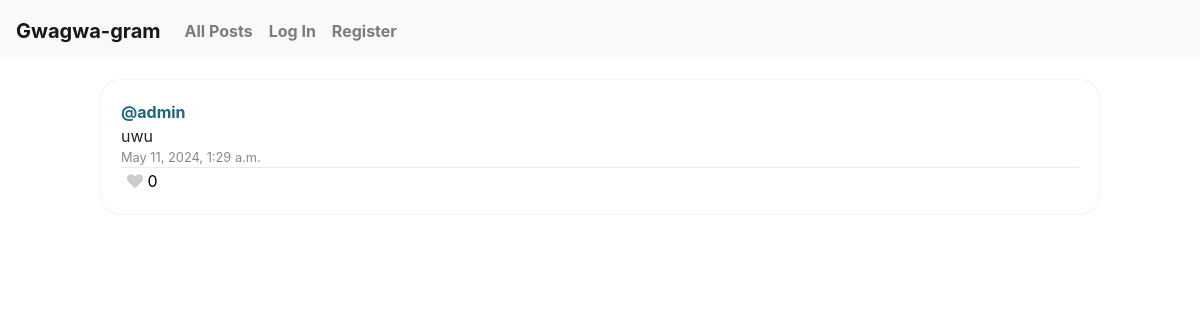
The app's page /post/18, older data.
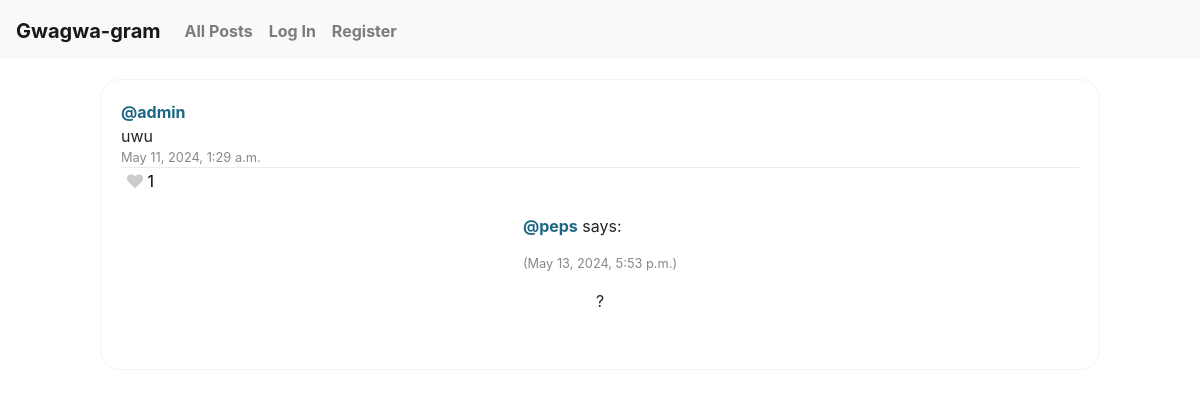
The same page, newer data.
### network/models.py (models this page shows, shortened)
class Post(models.Model):
    user = models.ForeignKey(User, on_delete=models.CASCADE, null=True, blank=True, related_name="author_post")
    content = models.CharField(max_length=280)
    date = models.DateTimeField(auto_now_add=True)

class User(AbstractUser):
    pass

class Comment(models.Model):
    author = models.ForeignKey(User, on_delete=models.CASCADE, null=True, blank=True, related_name="author_comment")
    content = models.CharField(max_length=100)
    post = models.ForeignKey(Post, on_delete=models.CASCADE, null=True, blank=True, related_name="post_comment")
    date = models.DateTimeField(auto_now_add=True)

### network/views.py (the view)
# urls.py: path("post/<int:id>", views.post, name="post"),
def post(request, id):
    post = get_object_or_404(Post, id=id)
    comments = Comment.objects.filter(post=post).order_by("-date")
    if request.user.is_authenticated:
        liked = set(Like.objects.filter(user=request.user).values_list('post_id', flat=True))
    else:
        liked = []
    if request.method == "POST":
        if 'post-comment' in request.POST:
            return comment(request, id=id)
    return render(request, "network/singlepost.html", {
        "post": post,
        "comments": comments,
        "liked": liked    })

### network/templates/network/singlepost.html (shortened to what this page needs)
{% extends "network/layout.html" %}
{% load static %}
{% block body %}
<div class="post">
    <div class="author"><span><a href="{% url 'profile' post.user %}">@{{ post.user }}</a>
    </div>
    <div class="message" id="content-{{post.id}}">
        {{ post.content }}
    </div>
    <div class="timestamp">{{ post.date }}</div>
    <div class="actions">
        <button class="like-button" id="boton-{{post.id}}" data-post="{{post.id}}" data-liked="{% if post.id in liked %}true{% else %}false{% endif %}">
            {% if post.id in liked %}
            {% if user.is_authenticated %}
            <i class="fa fa-heart liked" id="icon-{{post.id}}"></i>
            {% endif %}
            {% else %}
            <i class="fa fa-heart" id="icon-{{post.id}}"></i>
            {% endif %}
            <p id="contador-{{post.id}}">{{post.like_set.count}}</p>
        </button>
</div>
{% for comment in comments %}
<div class="contenedor">
    <div>
        <p><a href="{% url 'profile' comment.author %}">@{{comment.author}}</a> says:</p><p class="timestamp">({{comment.date}})</p>
        </div>
        <div>
            <p><span>{{comment.content}}</span></p>
        </div>
</div>
{% endfor %}
{% endblock %}

Row changes from the older to the newer data that the page shows:
computed for Post "uwu": like_set.count "0" → "1"
added Comment: author "peps", date "May 13, 2024, 5:53 p.m.", content "?"
